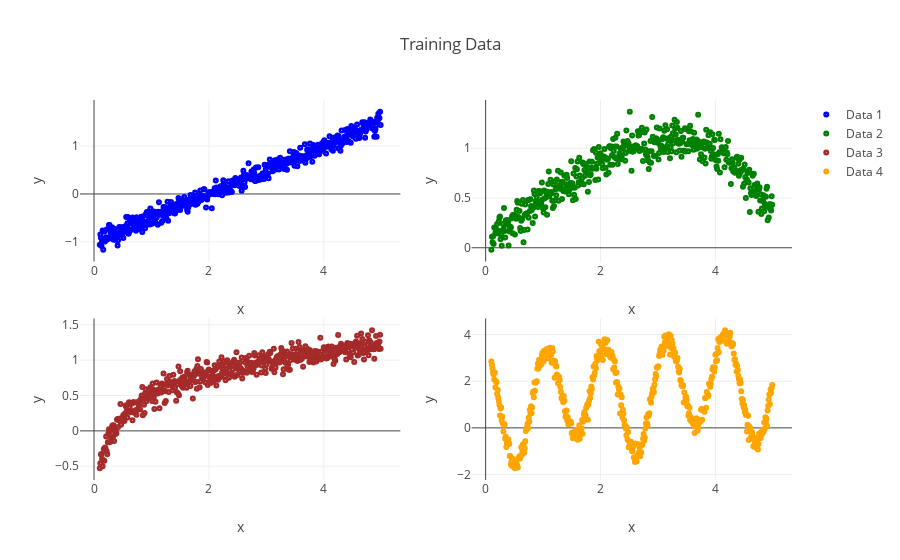

Source (notebook cell):
### Code cell
visualize_data(w=weights)

### Figure 1 — Plotly figure (JSON) as saved in the notebook; plotly's stock layout.template omitted (floating-point values rounded to 4 significant figures; data arrays with more than 128 entries replaced by an {"elided": "..."} marker saying what was removed)
{"data": [{"marker": {"color": "blue", "symbol": "circle-dot"}, "mode": "markers", "name": "Data 1", "type": "scatter", "x": {"elided": "490 float values"}, "xaxis": "x", "y": {"elided": "490 float values"}, "yaxis": "y"}, {"marker": {"color": "green", "symbol": "circle-dot"}, "mode": "markers", "name": "Data 2", "type": "scatter", "x": {"elided": "490 float values"}, "xaxis": "x2", "y": {"elided": "490 float values"}, "yaxis": "y2"}, {"marker": {"color": "brown", "symbol": "circle-dot"}, "mode": "markers", "name": "Data 3", "type": "scatter", "x": {"elided": "490 float values"}, "xaxis": "x3", "y": {"elided": "490 float values"}, "yaxis": "y3"}, {"marker": {"color": "orange", "symbol": "circle-dot"}, "mode": "markers", "name": "Data 4", "type": "scatter", "x": {"elided": "490 float values"}, "xaxis": "x4", "y": {"elided": "490 float values"}, "yaxis": "y4"}], "layout": {"autosize": true, "title": {"text": "Training Data"}, "xaxis": {"anchor": "y", "autorange": true, "domain": [0, 0.45], "range": [-0.2273, 5.317], "title": {"text": "x"}, "type": "linear"}, "xaxis2": {"anchor": "y2", "autorange": true, "domain": [0.55, 1], "range": [-0.2273, 5.317], "title": {"text": "x"}, "type": "linear"}, "xaxis3": {"anchor": "y3", "autorange": true, "domain": [0, 0.45], "range": [-0.2273, 5.317], "title": {"text": "x"}, "type": "linear"}, "xaxis4": {"anchor": "y4", "autorange": true, "domain": [0.55, 1], "range": [-0.2273, 5.317], "title": {"text": "x"}, "type": "linear"}, "yaxis": {"anchor": "x", "autorange": true, "domain": [0.575, 1], "range": [-1.518, 2.07], "title": {"text": "y"}, "type": "linear"}, "yaxis2": {"anchor": "x2", "autorange": true, "domain": [0.575, 1], "range": [-0.1904, 1.537], "title": {"text": "y"}, "type": "linear"}, "yaxis3": {"anchor": "x3", "autorange": true, "domain": [0, 0.425], "range": [-0.7679, 1.663], "title": {"text": "y"}, "type": "linear"}, "yaxis4": {"anchor": "x4", "autorange": true, "domain": [0, 0.425], "range": [-2.457, 4.912], "title": {"text": "y"}, "type": "linear"}}}
